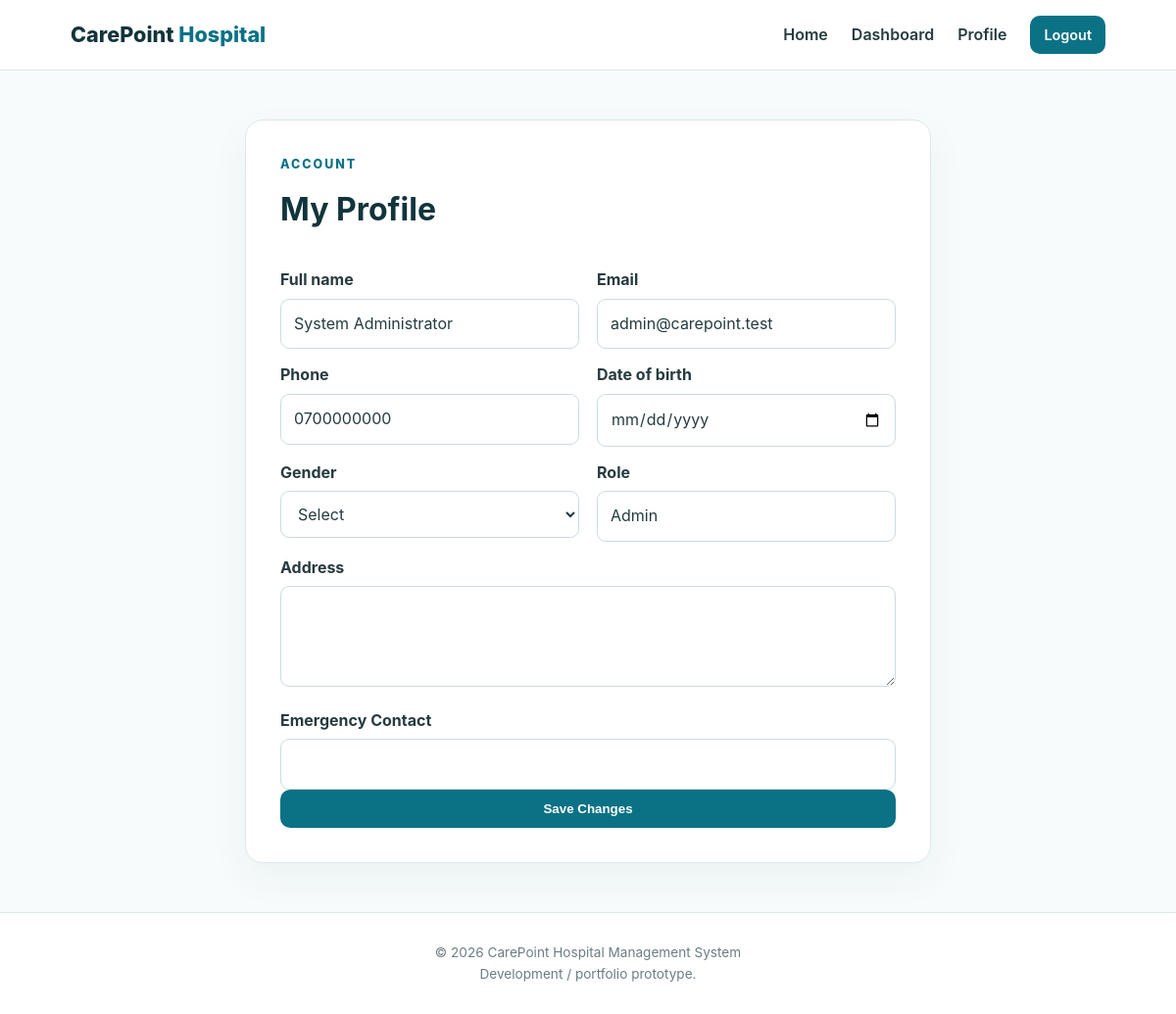
Screenshot of /profile (signed in) with the database file from the repository.
### tables this page shows
CREATE TABLE users (
            id INTEGER PRIMARY KEY AUTOINCREMENT,
            full_name TEXT NOT NULL,
            email TEXT UNIQUE NOT NULL,
            phone TEXT,
            date_of_birth TEXT,
            gender TEXT,
            address TEXT,
            emergency_contact TEXT,
            password TEXT NOT NULL,
            role TEXT NOT NULL DEFAULT 'patient',
            created_at TEXT NOT NULL
        );

### app.py (the view, shortened to what this page needs)
@app.route(
    "/profile",
    methods=["GET", "POST"]
)
@login_required
def profile():
    db = get_db()
    user = db.execute(
        """
        SELECT
            id,
            full_name,
            email,
            phone,
            date_of_birth,
            gender,
            address,
            emergency_contact,
            role,
            created_at

        FROM users

        WHERE id = ?
        """,
        (session["user_id"],)
    ).fetchone()
    return render_template(
        "profile.html",
        user=user
    )

### app.py (called while the page is built)
def get_db():
    if "db" not in g:
        g.db = sqlite3.connect(DATABASE)
        g.db.row_factory = sqlite3.Row
    return g.db

def login_required(view):
    @wraps(view)
    def wrapped(*args, **kwargs):
        if "user_id" not in session:
            flash("Please log in first.", "warning")
            return redirect(url_for("login"))
        return view(*args, **kwargs)
    return wrapped

@app.context_processor
def inject_user():
    return {
        "logged_in": "user_id" in session,
        "current_user": session.get("full_name"),
        "current_role": session.get("role")
    }

### Templates/profile.html (shortened to what this page needs)
{% extends "base.html" %}
{% block content %}
<div class="auth-page">
    <div class="auth-card wide">
        <p class="eyebrow">
            ACCOUNT
        </p>
        <h1>
            My Profile
        </h1>
        <form
            method="POST"
            class="form-grid"
        >
            <div>
                <label>
                    Full name
                </label>
                <input
                    name="full_name"
                    value="{{ user.full_name }}"
                    required
                >
            </div>
            <div>
                <label>
                    Email
                </label>
                <input
                    value="{{ user.email }}"
                    disabled
                >
            </div>
            <div>
                <label>
                    Phone
                </label>
                <input
                    name="phone"
                    value="{{ user.phone or '' }}"
                >
            </div>
            <div>
                <label>
                    Date of birth
                </label>
                <input
                    type="date"
                    name="date_of_birth"
                    value="{{ user.date_of_birth or '' }}"
                >
            </div>
            <div>
                <label>
                    Gender
                </label>
                <select name="gender">
                    <option value="">
                        Select
                    </option>
                </select>
            </div>
            <div>
                <label>
                    Role
                </label>
                <input
                    value="{{ user.role|capitalize }}"
                    disabled
                >
            </div>
            <div class="full-width">
                <label>
                    Address
                </label>
                <textarea
                    name="address"
                    rows="3"
                >{{ user.address or '' }}</textarea>
            </div>
            <div class="full-width">
                <label>
                    Emergency Contact
                </label>
                <input
                    name="emergency_contact"
                    value="{{ user.emergency_contact or '' }}"
                >
            </div>
            <div class="full-width">
                <button
                    class="btn full"
                    type="submit"
                >
                    Save Changes
                </button>
            </div>
        </form>
    </div>
</div>
{% endblock %}

### Hospital management system/Static/style.css (style rules this page uses)
* { box-sizing: border-box; margin: 0; padding: 0; }
:root { --primary: #0b7285; --dark: #12343b; --light: #f4fafb; --border: #dce8eb; --text: #263b40; --muted: #6b7d82; --danger: #b42318; --success: #087443; }
body { font-family: Inter, Segoe UI, Arial, sans-serif; color: var(--text); background: #f7fbfc; line-height: 1.6; }
.btn { display: inline-block; border: 0; border-radius: 10px; padding: 12px 20px; background: var(--primary); color: white !important; font-weight: 700; cursor: pointer; transition: 0.2s; }
.full { width: 100%; }
.eyebrow { font-size: 0.78rem; letter-spacing: 2px; font-weight: 800; color: var(--primary); margin-bottom: 10px; }
.auth-page { min-height: calc(100vh - 150px); display: flex; align-items: center; justify-content: center; padding: 50px 20px; }
.auth-card { width: 100%; max-width: 470px; background: white; border: 1px solid var(--border); border-radius: 18px; padding: 35px; box-shadow: 0 15px 40px rgba(18, 52, 59, 0.05); }
.auth-card.wide { max-width: 700px; }
.auth-card h1 { color: var(--dark); margin-bottom: 5px; }
form { margin-top: 20px; }
label { display: block; font-weight: 700; margin: 14px 0 6px; }
input, select, textarea { width: 100%; padding: 12px 13px; border: 1px solid #cbdcdf; border-radius: 9px; font: inherit; background: white; color: var(--text); }
textarea { resize: vertical; }
.form-grid { display: grid; grid-template-columns: 1fr 1fr; gap: 0 18px; }
.full-width { grid-column: 1 / -1; }

### rows the page displays
users: full_name "System Administrator", email "admin@carepoint.test", phone "0700000000", role "Admin"
